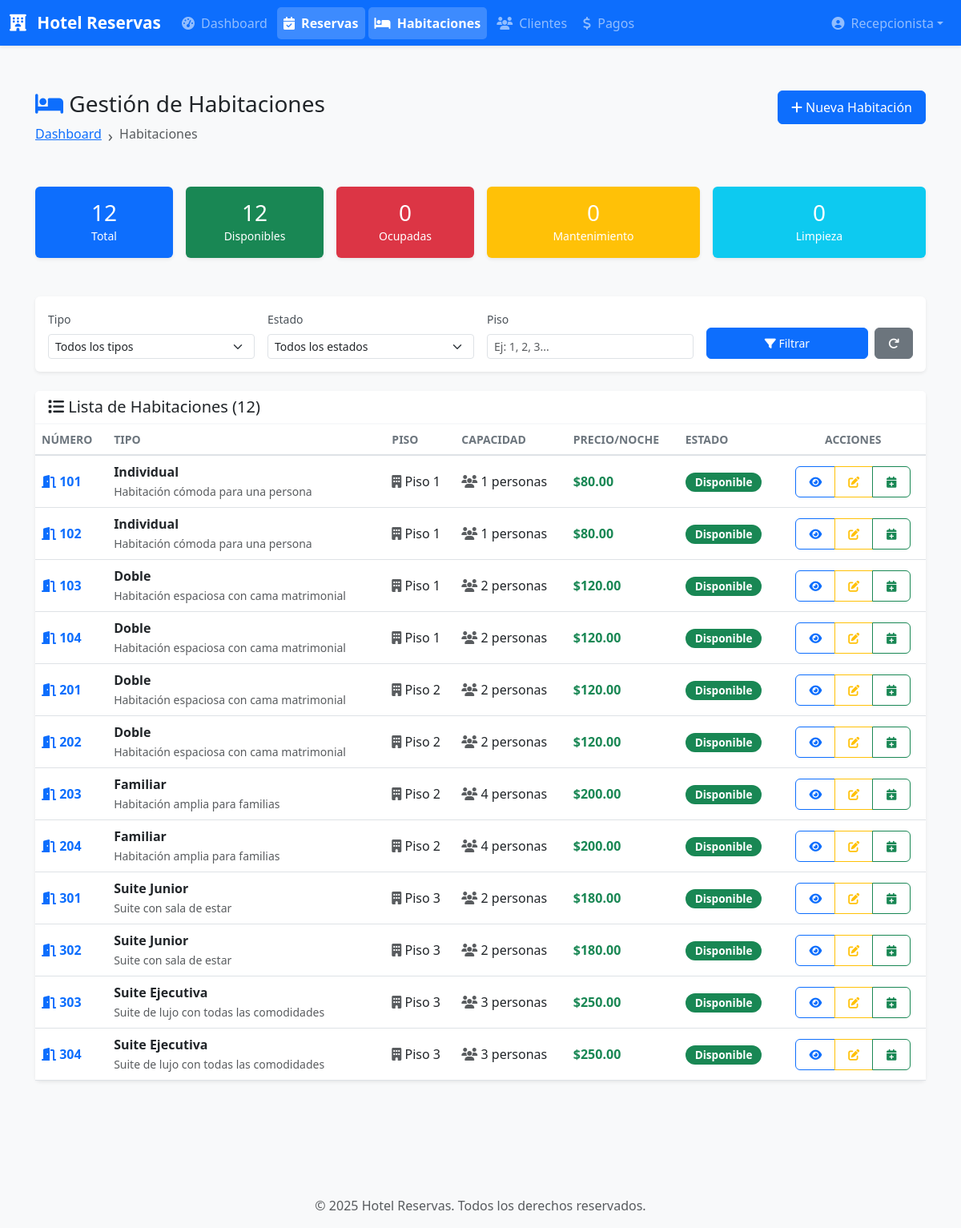
/public/habitaciones (signed in), run on the app's committed database.
### tables this page shows
CREATE TABLE habitaciones (
    id INT PRIMARY KEY AUTO_INCREMENT,
    numero VARCHAR(10) UNIQUE NOT NULL,
    tipo_id INT NOT NULL,
    piso INT NOT NULL,
    precio_noche DECIMAL(10,2) NOT NULL,
    estado ENUM('disponible', 'ocupada', 'mantenimiento') DEFAULT 'disponible',
    descripcion TEXT,
    caracteristicas TEXT,  
    imagen VARCHAR(255),
    created_at TIMESTAMP DEFAULT CURRENT_TIMESTAMP,
    updated_at TIMESTAMP DEFAULT CURRENT_TIMESTAMP ON UPDATE CURRENT_TIMESTAMP,
    FOREIGN KEY (tipo_id) REFERENCES tipos_habitacion(id) ON DELETE RESTRICT,
    INDEX idx_numero (numero),
    INDEX idx_estado (estado),
    INDEX idx_tipo (tipo_id)
);

CREATE TABLE tipos_habitacion (
    id INT PRIMARY KEY AUTO_INCREMENT,
    nombre VARCHAR(50) NOT NULL,
    descripcion TEXT,
    capacidad INT NOT NULL,
    precio_base DECIMAL(10,2) NOT NULL,
    caracteristicas TEXT,  
    imagen VARCHAR(255),
    created_at TIMESTAMP DEFAULT CURRENT_TIMESTAMP,
    updated_at TIMESTAMP DEFAULT CURRENT_TIMESTAMP ON UPDATE CURRENT_TIMESTAMP
);

### views/habitaciones/index.php (the view, shortened to what the rows shown need)
<?php
$habitaciones = $data['habitaciones'] ?? [];
$estadisticas = $data['estadisticas'] ?? [];
$filtros = $data['filtros'] ?? [];
require_once __DIR__ . '/../layouts/header.php';
?>
<div class="container-fluid py-4">
    <div class="row mb-4">
        <div class="col-md-6">
            <h1 class="h3 mb-2">
                <i class="fas fa-bed text-primary"></i>
                Gestión de Habitaciones
            </h1>
            <nav aria-label="breadcrumb">
                <ol class="breadcrumb">
                    <li class="breadcrumb-item"><a href="<?= $base ?>/dashboard">Dashboard</a></li>
                    <li class="breadcrumb-item active">Habitaciones</li>
                </ol>
            </nav>
        </div>
        <div class="col-md-6 text-end">
            <a href="<?= $base ?>/habitaciones/crear" class="btn btn-primary">
                <i class="fas fa-plus"></i>
                Nueva Habitación
            </a>
        </div>
    </div>
    <div class="row g-3 mb-4">
        <div class="col-md-2">
            <div class="card border-0 shadow-sm bg-primary text-white">
                <div class="card-body text-center">
                    <h3 class="mb-0"><?= $estadisticas['total'] ?></h3>
                    <small>Total</small>
                </div>
            </div>
        </div>
        <div class="col-md-2">
            <div class="card border-0 shadow-sm bg-success text-white">
                <div class="card-body text-center">
                    <h3 class="mb-0"><?= $estadisticas['disponibles'] ?></h3>
                    <small>Disponibles</small>
                </div>
            </div>
        </div>
        <div class="col-md-2">
            <div class="card border-0 shadow-sm bg-danger text-white">
                <div class="card-body text-center">
                    <h3 class="mb-0"><?= $estadisticas['ocupadas'] ?></h3>
                    <small>Ocupadas</small>
                </div>
            </div>
        </div>
        <div class="col-md-3">
            <div class="card border-0 shadow-sm bg-warning text-white">
                <div class="card-body text-center">
                    <h3 class="mb-0"><?= $estadisticas['mantenimiento'] ?></h3>
                    <small>Mantenimiento</small>
                </div>
            </div>
        </div>
        <div class="col-md-3">
            <div class="card border-0 shadow-sm bg-info text-white">
                <div class="card-body text-center">
                    <h3 class="mb-0"><?= $estadisticas['limpieza'] ?></h3>
                    <small>Limpieza</small>
                </div>
            </div>
        </div>
    </div>
    <div class="card border-0 shadow-sm mb-4">
        <div class="card-body">
            <form method="GET" action="<?= $base ?>/habitaciones" class="row g-3">
                <div class="col-md-3">
                    <label class="form-label small">Tipo</label>
                    <select name="tipo_id" class="form-select form-select-sm">
                        <option value="">Todos los tipos</option>
                    </select>
                </div>
                <div class="col-md-3">
                    <label class="form-label small">Estado</label>
                    <select name="estado" class="form-select form-select-sm">
                        <option value="">Todos los estados</option>
                    </select>
                </div>
                <div class="col-md-3">
                    <label class="form-label small">Piso</label>
                    <input type="text" name="piso" class="form-control form-control-sm"
                           placeholder="Ej: 1, 2, 3..." value="<?= htmlspecialchars($filtros['piso']) ?>">
                </div>
                <div class="col-md-3 d-flex align-items-end gap-2">
                    <button type="submit" class="btn btn-primary btn-sm flex-grow-1">
                        <i class="fas fa-filter"></i> Filtrar
                    </button>
                    <a href="<?= $base ?>/habitaciones" class="btn btn-secondary btn-sm">
                        <i class="fas fa-redo"></i>
                    </a>
                </div>
            </form>
        </div>
    </div>
    <div class="card border-0 shadow-sm">
        <div class="card-header bg-white">
            <h5 class="mb-0">
                <i class="fas fa-list"></i>
                Lista de Habitaciones (<?= count($habitaciones) ?>)
            </h5>
        </div>
        <div class="card-body p-0">
            <?php if (empty($habitaciones)): ?>
                <div class="text-center py-5">
                    <i class="fas fa-bed fa-3x text-muted mb-3 opacity-25"></i>
                    <p class="text-muted">No hay habitaciones registradas</p>
                    <a href="<?= $base ?>/habitaciones/crear" class="btn btn-primary">
                        <i class="fas fa-plus"></i>
                        Crear Primera Habitación
                    </a>
                </div>
            <?php else: ?>
                <div class="table-responsive">
                    <table class="table table-hover align-middle mb-0">
                        <thead class="bg-light">
                            <tr>
                                <th>Número</th>
                                <th>Tipo</th>
                                <th>Piso</th>
                                <th>Capacidad</th>
                                <th>Precio/Noche</th>
                                <th>Estado</th>
                                <th class="text-center">Acciones</th>
                            </tr>
                        </thead>
                        <tbody>
                            <?php foreach ($habitaciones as $habitacion):
                                $estadoBadge = [
                                    'disponible' => 'success',
                                    'ocupada' => 'danger',
                                    'mantenimiento' => 'warning',
                                    'limpieza' => 'info'
                                ];
                                $badge = $estadoBadge[$habitacion['estado']] ?? 'secondary';
                            ?>
                                <tr>
                                    <td>
                                        <strong class="text-primary">
                                            <i class="fas fa-door-open"></i>
                                            <?= htmlspecialchars($habitacion['numero']) ?>
                                        </strong>
                                    </td>
                                    <td>
                                        <div>
                                            <strong><?= htmlspecialchars($habitacion['tipo_nombre']) ?></strong>
                                            <?php if (!empty($habitacion['tipo_descripcion'])): ?>
                                                <br><small class="text-muted"><?= htmlspecialchars($habitacion['tipo_descripcion']) ?></small>
                                            <?php endif; ?>
                                        </div>
                                    </td>
                                    <td>
                                        <?php if (!empty($habitacion['piso'])): ?>
                                            <i class="fas fa-building text-muted"></i>
                                            Piso <?= htmlspecialchars($habitacion['piso']) ?>
                                        <?php else: ?>
                                            <span class="text-muted">-</span>
                                        <?php endif; ?>
                                    </td>
                                    <td>
                                        <i class="fas fa-users text-muted"></i>
                                        <?= $habitacion['capacidad'] ?> personas
                                    </td>
                                    <td>
                                        <strong class="text-success">
                                            $<?= number_format($habitacion['precio_base'], 2) ?>
                                        </strong>
                                    </td>
                                    <td>
                                        <span class="badge bg-<?= $badge ?>">
                                            <?= ucfirst($habitacion['estado']) ?>
                                        </span>
                                    </td>
                                    <td class="text-center">
                                        <div class="btn-group btn-group-sm">
                                            <a href="<?= $base ?>/habitaciones/<?= $habitacion['id'] ?>"
                                               class="btn btn-outline-primary"
                                               title="Ver detalles">
                                                <i class="fas fa-eye"></i>
                                            </a>
                                            <a href="<?= $base ?>/habitaciones/<?= $habitacion['id'] ?>/editar"
                                               class="btn btn-outline-warning"
                                               title="Editar">
                                                <i class="fas fa-edit"></i>
                                            </a>
                                            <a href="<?= $base ?>/reservas/crear?habitacion_id=<?= $habitacion['id'] ?>"
                                               class="btn btn-outline-success"
                                               title="Crear reserva"
                                               <?= $habitacion['estado'] != 'disponible' ? 'onclick="return confirm(\'La habitación está ' . $habitacion['estado'] . '. ¿Desea continuar?\')"' : '' ?>>
                                                <i class="fas fa-calendar-plus"></i>
                                            </a>
                                        </div>
                                    </td>
                                </tr>
                            <?php endforeach; ?>
                        </tbody>
                    </table>
                </div>
            <?php endif; ?>
        </div>
    </div>
</div>
<?php require_once __DIR__ . '/../layouts/footer.php'; ?>

### core/Router.php (shortened to what the rows shown need)
<?php
class Router
{
    private $routes = [];
    private $basePath = '/hotel-reservas/public';
    private function addRoute($method, $path, $handler, $middleware)
    {
        $this->routes[] = [
            'method' => $method,
            'path' => $path,
            'handler' => $handler,
            'middleware' => $middleware
        ];
    }
    public function run()
    {
        $requestMethod = $_SERVER['REQUEST_METHOD'];
        $requestUri = $_SERVER['REQUEST_URI'];
        if (strpos($requestUri, $this->basePath) === 0) {
            $requestUri = substr($requestUri, strlen($this->basePath));
        }
        foreach ($this->routes as $route) {
            if ($route['method'] === $requestMethod) {
                $pattern = $this->convertToRegex($route['path']);
                if (preg_match($pattern, $requestUri, $matches)) {
                    array_shift($matches);
                    $this->executeHandler($route['handler'], $matches);
                    exit;
                }
            }
        }
        exit;
    }
    private function convertToRegex($path)
    {
        $path = preg_quote($path, '/');
        $path = preg_replace('/\\\{([a-zA-Z0-9_]+)\\\}/', '([a-zA-Z0-9_-]+)', $path);
        return '/^' . $path . '$/';
    }
    private function executeHandler($handler, $params = [])
    {
        list($controllerName, $methodName) = explode('@', $handler);
        $controller = new $controllerName();
        call_user_func_array([$controller, $methodName], $params);
    }
}

### data on the page
habitaciones: numero "101", tipo.nombre "Individual", tipo.descripcion "Habitación cómoda para una persona", piso "1", tipo.capacidad "1", tipo.precio_base "80.00", estado "Disponible"
habitaciones: numero "102", tipo.nombre "Individual", tipo.descripcion "Habitación cómoda para una persona", piso "1", tipo.capacidad "1", tipo.precio_base "80.00", estado "Disponible"
habitaciones: numero "103", tipo.nombre "Doble", tipo.descripcion "Habitación espaciosa con cama matrimonial", piso "1", tipo.capacidad "2", tipo.precio_base "120.00", estado "Disponible"
habitaciones: numero "104", tipo.nombre "Doble", tipo.descripcion "Habitación espaciosa con cama matrimonial", piso "1", tipo.capacidad "2", tipo.precio_base "120.00", estado "Disponible"
habitaciones: numero "201", tipo.nombre "Doble", tipo.descripcion "Habitación espaciosa con cama matrimonial", piso "2", tipo.capacidad "2", tipo.precio_base "120.00", estado "Disponible"
habitaciones: numero "202", tipo.nombre "Doble", tipo.descripcion "Habitación espaciosa con cama matrimonial", piso "2", tipo.capacidad "2", tipo.precio_base "120.00", estado "Disponible"
habitaciones: numero "203", tipo.nombre "Familiar", tipo.descripcion "Habitación amplia para familias", piso "2", tipo.capacidad "4", tipo.precio_base "200.00", estado "Disponible"
habitaciones: numero "204", tipo.nombre "Familiar", tipo.descripcion "Habitación amplia para familias", piso "2", tipo.capacidad "4", tipo.precio_base "200.00", estado "Disponible"
habitaciones: numero "301", tipo.nombre "Suite Junior", tipo.descripcion "Suite con sala de estar", piso "3", tipo.capacidad "2", tipo.precio_base "180.00", estado "Disponible"
habitaciones: numero "302", tipo.nombre "Suite Junior", tipo.descripcion "Suite con sala de estar", piso "3", tipo.capacidad "2", tipo.precio_base "180.00", estado "Disponible"
habitaciones: numero "303", tipo.nombre "Suite Ejecutiva", tipo.descripcion "Suite de lujo con todas las comodidades", piso "3", tipo.capacidad "3", tipo.precio_base "250.00", estado "Disponible"
habitaciones: numero "304", tipo.nombre "Suite Ejecutiva", tipo.descripcion "Suite de lujo con todas las comodidades", piso "3", tipo.capacidad "3", tipo.precio_base "250.00", estado "Disponible"

### other printed values
$estadisticas['ocupadas'] "0"
$estadisticas['mantenimiento'] "0"
$estadisticas['limpieza'] "0"
